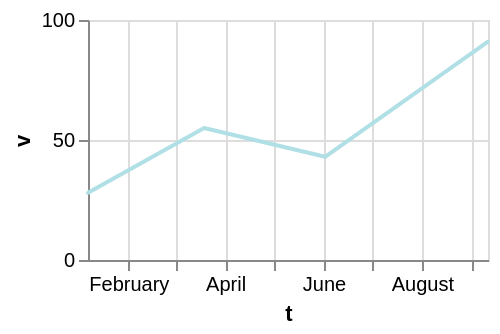

Vega-Lite specification stored for this chart:
### Vega-Lite specification from a JSON file in a GitHub repository (floating-point values rounded to 4 significant figures)
{"$schema": "https://vega.github.io/schema/vega-lite/v6.json", "width": 200, "height": 120, "data": {"values": [{"c": "alpha", "v": 28, "w": 3, "t": "2024-01-07"}, {"c": "beta", "v": 55, "w": 7, "t": "2024-03-19"}, {"c": "gamma", "v": 43, "w": 5, "t": "2024-06-02"}, {"c": "delta", "v": 91, "w": 9, "t": "2024-09-11"}]}, "mark": {"type": "trail", "color": "powderblue"}, "encoding": {"x": {"field": "t", "type": "temporal"}, "y": {"field": "v", "type": "quantitative"}}}
